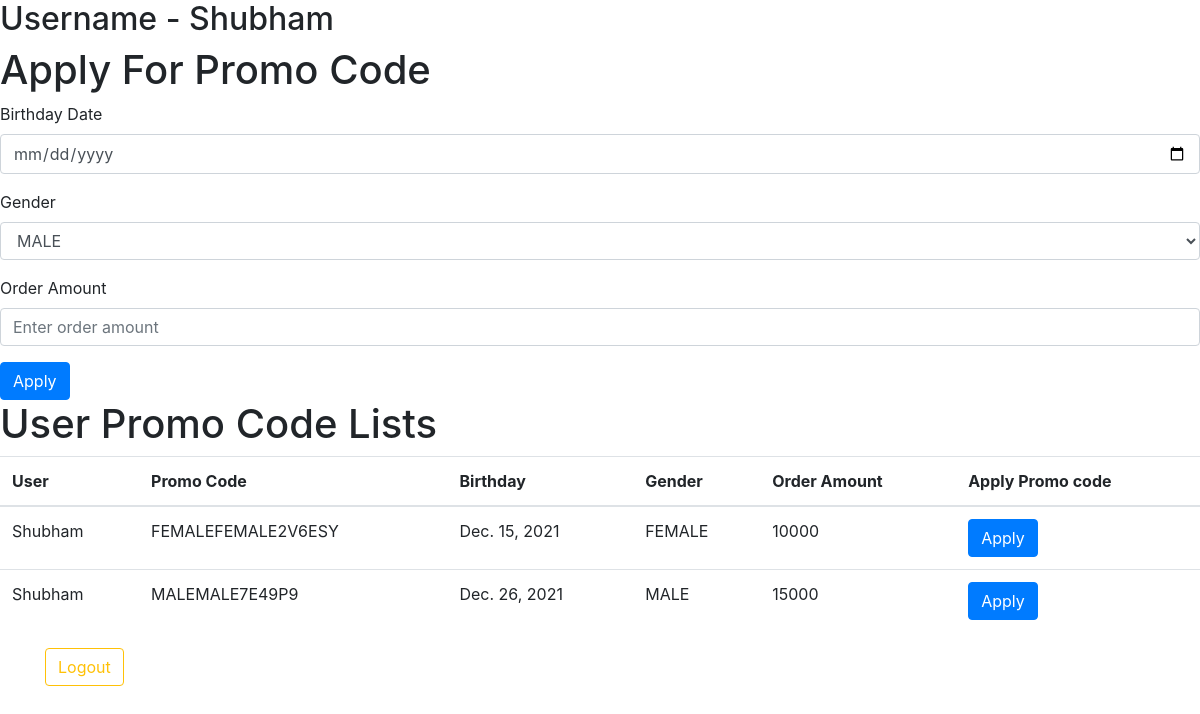
The app's page /userdashbord (signed in) with its own data.
### authentication/models.py (models this page shows, shortened)
class UsersPromocode(models.Model):
    PromoCodeStatus = (('Active', 'Active'),('Expired','Expired'))
    user = models.ForeignKey(User,related_name='user',on_delete=models.CASCADE)
    codes = models.ForeignKey(Promo,related_name='user_code',  on_delete=models.CASCADE)
    birthday = models.DateField()
    gender = models.CharField(max_length = 10,default='MALE',choices = gender_choicee)
    order_amount = models.IntegerField(validators=[MaxValueValidator(1500000),MinValueValidator(100)], blank = True)
    promo_code_status = models.CharField(max_length = 30, choices = PromoCodeStatus,default = 'Active')

class Promo(models.Model):
    code_type = models.CharField(max_length = 10,  choices = gender_choicee, default = 'MALE')
    code_name = models.CharField(max_length = 15)
    start_date = models.DateField()
    end_date = models.DateField()
    def  __str__(self):
        return self.code_name

### authentication/views.py (the view)
# urls.py: path('userdashbord',userdashbord,name = 'userdashbord'),
def userdashbord(request):
    code = UsersPromocode.objects.filter(user = request.user,promo_code_status = "Active")
    print(code)
    return render(request ,'users/user-dashboard.html',{'code':code })

### authentication/templates/users/user-dashboard.html (shortened to what this page needs)
{% load static %}
<!DOCTYPE html>
<html lang="en">
<head>
    <link rel="stylesheet" href="/static/assets/css/bootstrap.min.css">
</head>
<body>
    <h2>Username - {{request.user}}</h2>
                                    <h1>Apply For Promo Code </h1>
    <form method="POST" action="{% url 'applycode' %}">
        <div class="form-group">
          <label for="exampleInputEmail1">Birthday Date </label>
          <input type="date" name ="date" class="form-control" id="exampleInputEmail1" aria-describedby="emailHelp" placeholder="Enter email">
        </div>
        <div class="form-group">
            <label for="exampleFormControlSelect1">Gender</label>
            <select class="form-control"  name="gender" id="exampleFormControlSelect1">
              <option value="MALE">MALE</option>
            </select>
          </div>
          <div class="form-group">
            <label for="exampleInputEmail1">Order Amount </label>
            <input type="text" name ="amount" class="form-control" id="exampleInputEmail1" aria-describedby="emailHelp" placeholder="Enter order amount">
          </div>
<button type="submit" class="btn btn-primary">Apply</button>
</form>
<h1>User Promo Code Lists </h1>
<table class="table">
    <thead>
      <tr>
        <th scope="col">User </th>
        <th scope="col">Promo Code</th>
        <th scope="col">Birthday</th>
        <th scope="col">Gender</th>
        <th scope="col">Order Amount</th>
        <th scope="col">Apply Promo code</th>
      </tr>
    </thead>
    <tbody>
        {% for i in code %}
      <tr>
        <td>{{i.user}}</td>
        <td>{{i.codes}}</td>
        <td>{{i.birthday}}</td>
        <td>{{i.gender}}</td>
        <td>{{i.order_amount}}</td>
      <td>
        <a title="Apply" href="{% url 'apply' %}/{{i.id}}" class="btn btn-primary">
        Apply</a>
        </td>
      </tr>
      {% endfor %}
    </tbody>
  </table>
<div class="container " >
        <form action="{% url 'logout' %}" method="POST">
        <div class="row">
            <div class="col-md-12 float-right">
                <button type="submit" value="Logout" class="btn btn-outline-warning">Logout</button>
            </div>
        </div>
        </form>
</div>
</body>
</html>

### records on screen
UsersPromocode: user "Shubham", codes "FEMALEFEMALE2V6ESY", birthday "Dec. 15, 2021", gender "FEMALE", order_amount "10000"
UsersPromocode: user "Shubham", codes "MALEMALE7E49P9", birthday "Dec. 26, 2021", gender "MALE", order_amount "15000"

### other values on screen
{{ request.user }} "Shubham"
